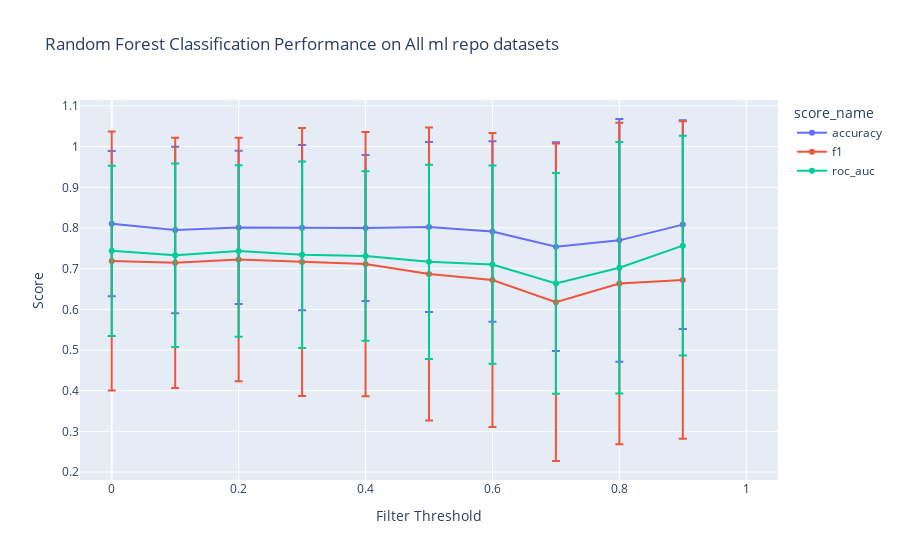

Notebook source saved alongside this figure:
### Code cell
# line plot for all datasets
stats_2 = records.groupby('filter_threshold').agg({scorer_name: ['mean', 'std'] for scorer_name in scorers.keys()})
stats_2.columns = stats_2.columns.map('_'.join)
stats_2 = stats_2.reset_index()

df_2 = get_df(stats_2, scorers)
fig = plot(df_2, 'All ML Repo Datasets')
fig.show()

path = 'reports/filter_threshold/all_datasets_line_plot.png'
fig.write_html(make_dir(path))

### Figure 1 — Plotly figure (JSON) as saved in the notebook; plotly's stock layout.template omitted (floating-point values rounded to 4 significant figures)
{"data": [{"error_y": {"array": [0.1784, 0.2045, 0.1883, 0.2032, 0.1795, 0.2091, 0.2221, 0.2567, 0.2983, 0.2563]}, "hovertemplate": "score_name=accuracy<br>filter_threshold=%{x}<br>mean=%{y}<extra></extra>", "legendgroup": "accuracy", "line": {"color": "#636efa", "dash": "solid"}, "marker": {"symbol": "circle"}, "mode": "lines+markers", "name": "accuracy", "orientation": "v", "showlegend": true, "type": "scatter", "x": [0, 0.1, 0.2, 0.3, 0.4, 0.5, 0.6, 0.7, 0.8, 0.9], "xaxis": "x", "y": [0.8107, 0.795, 0.8014, 0.8007, 0.8, 0.8026, 0.7913, 0.7541, 0.7696, 0.8083], "yaxis": "y"}, {"error_y": {"array": [0.3182, 0.3074, 0.2991, 0.3294, 0.3246, 0.36, 0.3611, 0.3903, 0.3949, 0.3901]}, "hovertemplate": "score_name=f1<br>filter_threshold=%{x}<br>mean=%{y}<extra></extra>", "legendgroup": "f1", "line": {"color": "#EF553B", "dash": "solid"}, "marker": {"symbol": "circle"}, "mode": "lines+markers", "name": "f1", "orientation": "v", "showlegend": true, "type": "scatter", "x": [0, 0.1, 0.2, 0.3, 0.4, 0.5, 0.6, 0.7, 0.8, 0.9], "xaxis": "x", "y": [0.7188, 0.7142, 0.7227, 0.7166, 0.7112, 0.6868, 0.6721, 0.6175, 0.6635, 0.6722], "yaxis": "y"}, {"error_y": {"array": [0.2095, 0.2256, 0.2105, 0.2292, 0.2084, 0.2386, 0.2437, 0.2715, 0.3093, 0.2699]}, "hovertemplate": "score_name=roc_auc<br>filter_threshold=%{x}<br>mean=%{y}<extra></extra>", "legendgroup": "roc_auc", "line": {"color": "#00cc96", "dash": "solid"}, "marker": {"symbol": "circle"}, "mode": "lines+markers", "name": "roc_auc", "orientation": "v", "showlegend": true, "type": "scatter", "x": [0, 0.1, 0.2, 0.3, 0.4, 0.5, 0.6, 0.7, 0.8, 0.9], "xaxis": "x", "y": [0.7438, 0.7332, 0.7435, 0.7343, 0.7311, 0.7168, 0.7102, 0.6637, 0.7022, 0.7566], "yaxis": "y"}], "layout": {"legend": {"title": {"text": "score_name"}, "tracegroupgap": 0}, "title": {"text": "Random Forest Classification Performance on All ml repo datasets"}, "xaxis": {"anchor": "y", "domain": [0, 1], "range": [-0.05, 1.05], "title": {"text": "Filter Threshold"}}, "yaxis": {"anchor": "x", "domain": [0, 1], "title": {"text": "Score"}}}}
